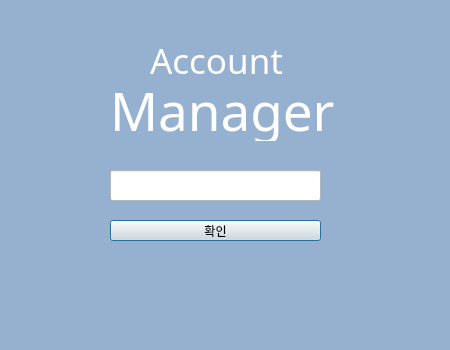
<?xml version="1.0" encoding="UTF-8"?>
<ui version="4.0">
 <class>Dialog</class>
 <widget class="QDialog" name="Dialog">
  <property name="geometry">
   <rect>
    <x>0</x>
    <y>0</y>
    <width>450</width>
    <height>350</height>
   </rect>
  </property>
  <property name="windowTitle">
   <string>Dialog</string>
  </property>
  <property name="windowIcon">
   <iconset>
    <normaloff>icon/트레이 아이콘.webp</normaloff>icon/트레이 아이콘.webp</iconset>
  </property>
  <property name="styleSheet">
   <string notr="true">background-color: rgb(150, 177, 208);</string>
  </property>
  <widget class="QLabel" name="VerifyPIN">
   <property name="geometry">
    <rect>
     <x>150</x>
     <y>30</y>
     <width>161</width>
     <height>61</height>
    </rect>
   </property>
   <property name="font">
    <font>
     <family>Eras Medium ITC</family>
     <pointsize>26</pointsize>
     <weight>50</weight>
     <italic>false</italic>
     <bold>false</bold>
    </font>
   </property>
   <property name="styleSheet">
    <string notr="true">color: rgb(255, 255, 255);
font: 26pt &quot;Eras Medium ITC&quot;;</string>
   </property>
   <property name="text">
    <string>Account</string>
   </property>
  </widget>
  <widget class="QLineEdit" name="VerifyPINedit">
   <property name="geometry">
    <rect>
     <x>110</x>
     <y>170</y>
     <width>211</width>
     <height>31</height>
    </rect>
   </property>
   <property name="font">
    <font>
     <family>KoPub돋움체 Medium</family>
    </font>
   </property>
   <property name="styleSheet">
    <string notr="true">background-color: rgb(255, 255, 255);</string>
   </property>
   <property name="maxLength">
    <number>6</number>
   </property>
   <property name="echoMode">
    <enum>QLineEdit::Password</enum>
   </property>
  </widget>
  <widget class="QPushButton" name="verifyButton">
   <property name="geometry">
    <rect>
     <x>110</x>
     <y>220</y>
     <width>211</width>
     <height>21</height>
    </rect>
   </property>
   <property name="styleSheet">
    <string notr="true">background-color: rgb(226, 226, 226);
font: 9pt &quot;HY헤드라인M&quot;;
border-color: rgb(255, 255, 255);</string>
   </property>
   <property name="text">
    <string>확인</string>
   </property>
  </widget>
  <widget class="QLabel" name="VerifyPIN_2">
   <property name="geometry">
    <rect>
     <x>110</x>
     <y>80</y>
     <width>231</width>
     <height>61</height>
    </rect>
   </property>
   <property name="font">
    <font>
     <family>Eras Medium ITC</family>
     <pointsize>40</pointsize>
     <weight>50</weight>
     <italic>false</italic>
     <bold>false</bold>
    </font>
   </property>
   <property name="styleSheet">
    <string notr="true">color: rgb(255, 255, 255);
font: 40pt &quot;Eras Medium ITC&quot;;</string>
   </property>
   <property name="text">
    <string>Manager</string>
   </property>
  </widget>
 </widget>
 <resources/>
 <connections/>
</ui>
